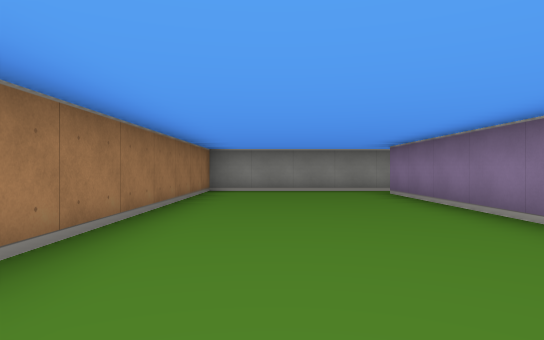
[1] (above)

21 first-person views from a walk through a cub3D level. The camera is about half as high as the walls, looks level and sees 75° across. The floor is counted in squares. Each view is taken from the middle of a square. On the plan, view 1 faces up. The plan holds only what a view shows up to about 9 squares ahead; the rest is blank.

[2]
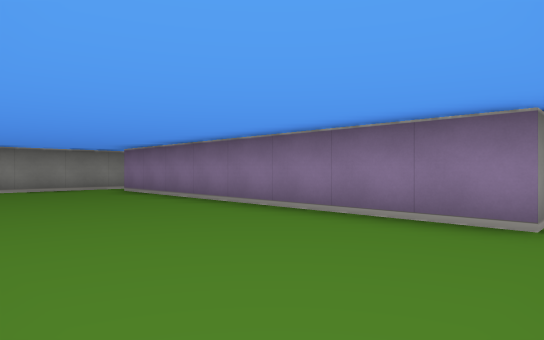

[3]
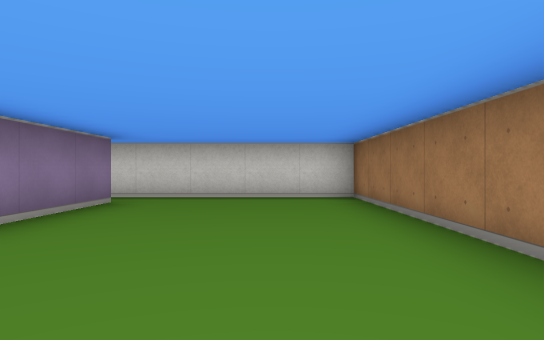

[4]
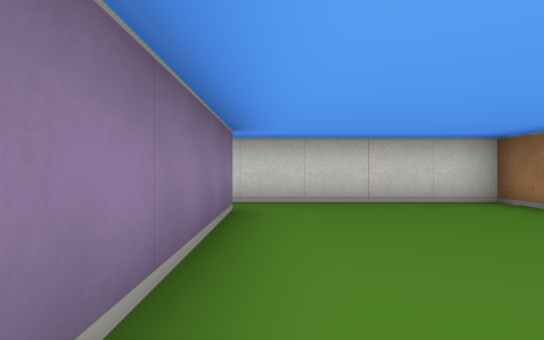

[5]
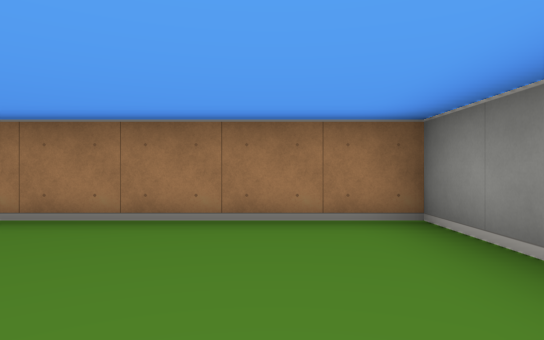

[6]
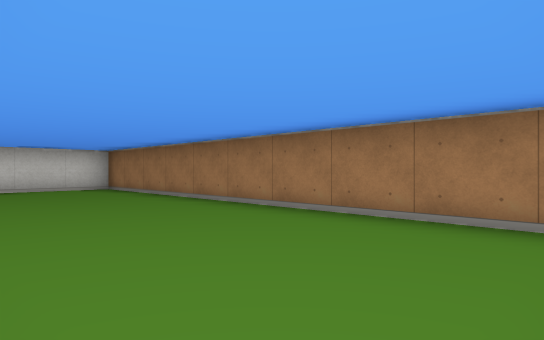

[7]
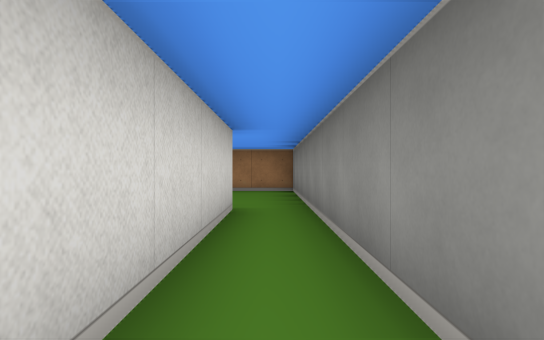

[8]
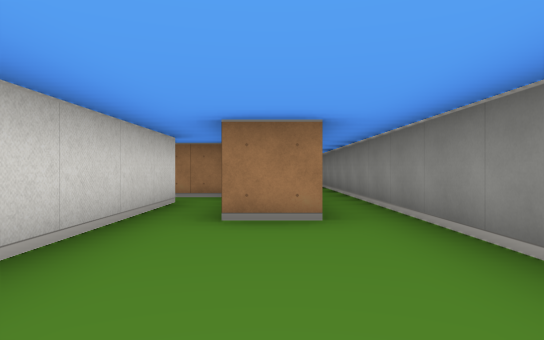

[9]
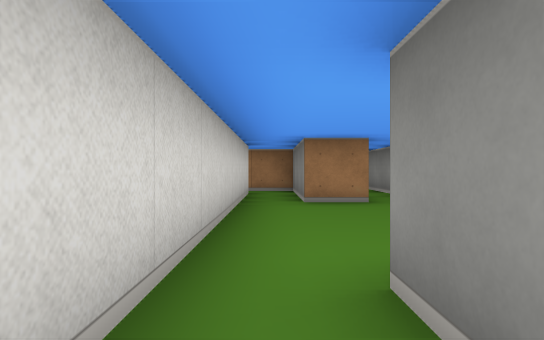

[10]
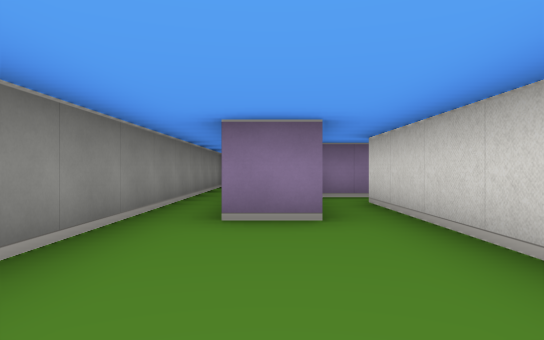

[11]
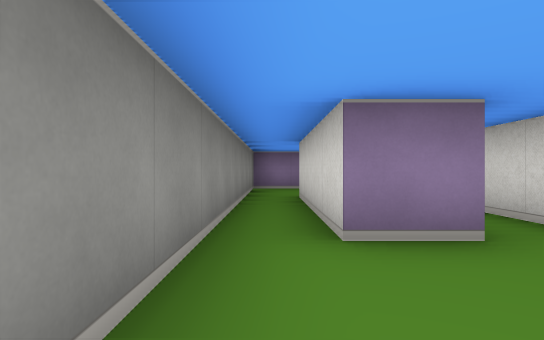

[12]
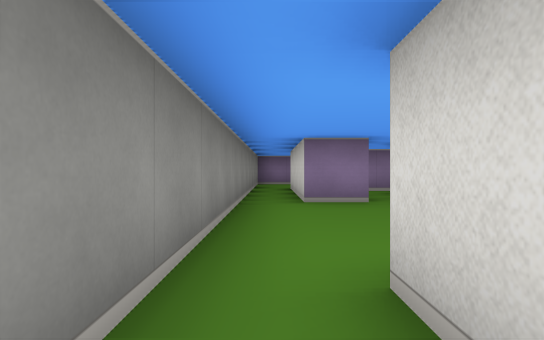

[13]
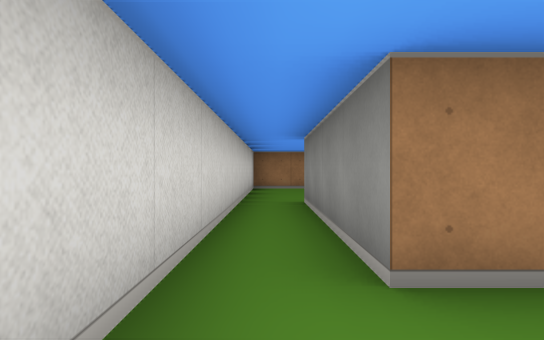

[14]
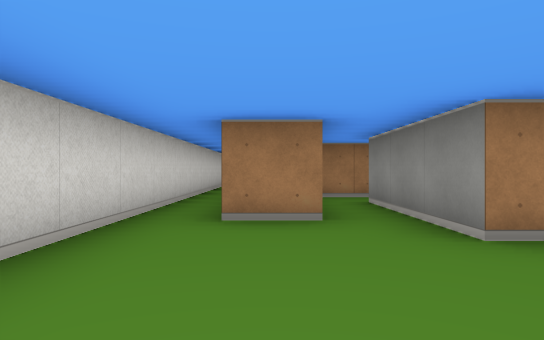

[15]
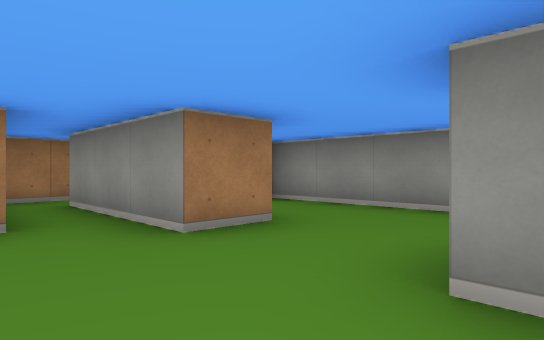

[16]
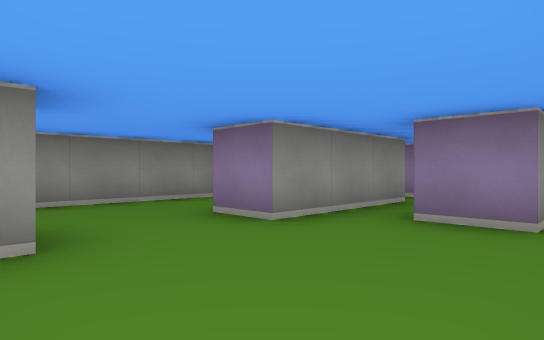

[17]
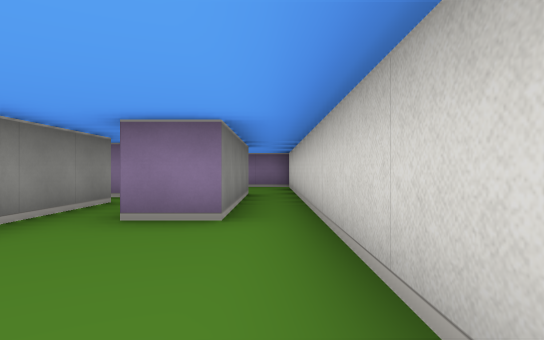

[18]
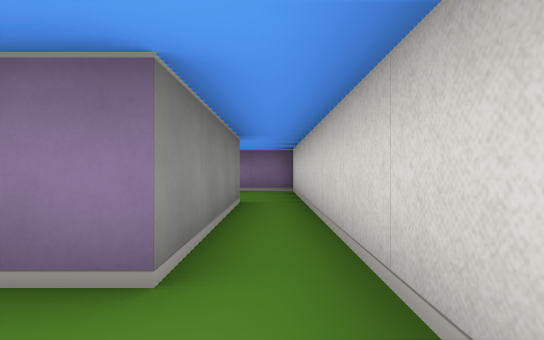

[19]
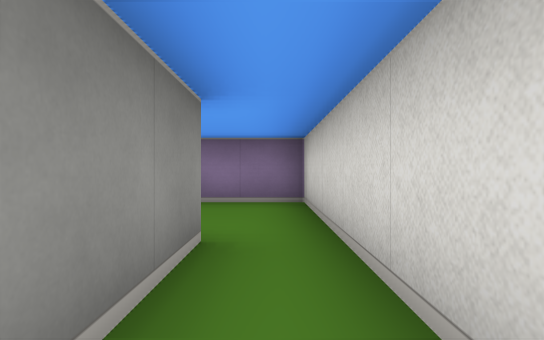

[20]
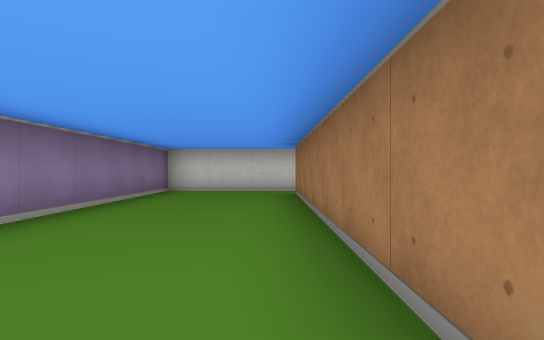

[21]
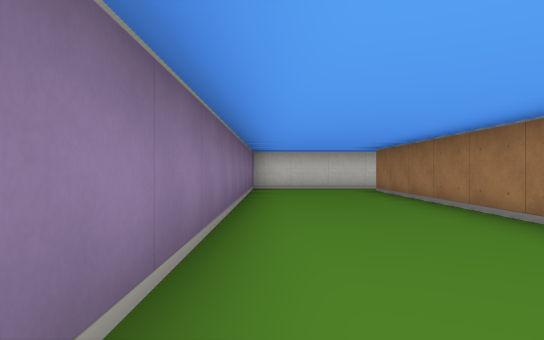

### Floor plan
Ten units are one square. View 1 is at (0, 0); x grows to the right and y downward. Boxes are objects, and circles mark ways between rooms. Rooms are numbered by the first view taken in them; rooms with no view inside come last. Other rooms are left out.
<svg viewBox="-20 -90 200 110">
<path fill="none" stroke="#000" d="M25 5 25 -75M25 -85 -15 -85 -15 15 25 15M65 -55 105 -55M105 -65 105 -75M105 -85 25 -85M25 -75 65 -75 65 -65M135 -51 135 -61M105 -55 125 -55M114 -65 105 -65M65 -5 65 5 25 5M75 -25 75 -15 45 -15M105 5 105 -5M125 -15 95 -15 95 -25M25 15 105 15M145 -64 145 5 105 5M170 -85 105 -85M105 -75 144 -75M105 15 175 15 175 -74M45 -55 65 -55M35 -19 35 -9M65 -65 35 -65 35 -51"/>
<circle cx="20" cy="-80" r="3" fill="#2a7"/>
<circle cx="30" cy="10" r="3" fill="#2a7"/>
<circle cx="115" cy="-60" r="3" fill="#2a7"/>
<circle cx="110" cy="-80" r="3" fill="#2a7"/>
<circle cx="55" cy="-60" r="3" fill="#2a7"/>
<circle cx="115" cy="-10" r="3" fill="#2a7"/>
<circle cx="110" cy="10" r="3" fill="#2a7"/>
<circle cx="55" cy="-10" r="3" fill="#2a7"/>
<text x="0" y="-40">1</text>
<text x="70" y="-70">2</text>
<text x="130" y="-40">3</text>
<text x="80" y="0">4</text>
<text x="150" y="-40">5</text>
<text x="40" y="-40">6</text>
</svg>
Room 1 opens to room 2. Room 1 opens to room 4. Room 2 opens to room 3. Room 2 opens to room 5. Room 2 opens to room 6. Room 3 opens to room 4. Room 4 opens to room 5. Room 4 opens to room 6.

Where each view was taken, in squares from view 1:
view 1: 0 up, 0 right, facing up
view 2: 1 down, 1 left, facing up-right
view 3: 5 up, 0 right, facing down
view 4: 4 up, 2 right, facing down
view 5: 7 up, 2 right, facing left
view 6: 8 up, 2 right, facing down-left
view 7: 8 up, 7 right, facing left
view 8: 7 up, 10 right, facing left
view 9: 6 up, 12 right, facing left
view 10: 7 up, 7 right, facing right
view 11: 8 up, 8 right, facing right
view 12: 8 up, 5 right, facing right
view 13: 1 down, 8 right, facing left
view 14: 0 up, 10 right, facing left
view 15: 0 up, 10 right, facing up-left
view 16: 1 down, 7 right, facing up-right
view 17: 1 down, 7 right, facing right
view 18: 1 down, 9 right, facing right
view 19: 1 down, 12 right, facing right
view 20: 7 up, 15 right, facing down
view 21: 8 up, 17 right, facing down
